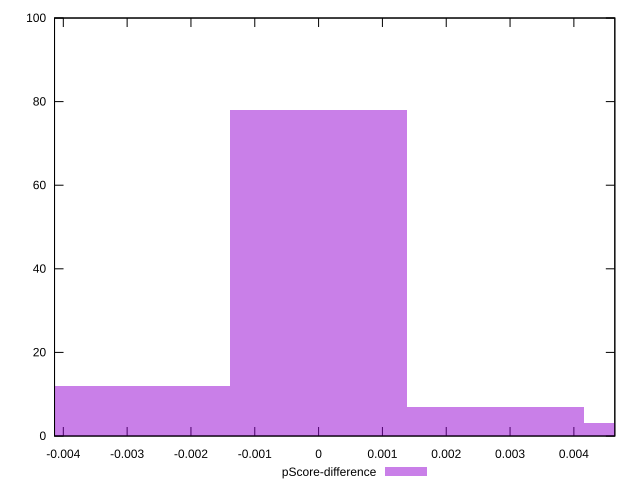

This figure's gnuplot source:
reset

$pScoreDifference <<EOF
0 78
-0.002767720132993769 12
0.002767720132993769 7
0.005535440265987538 3
EOF

set key outside below
set boxwidth 0.002767720132993769
set xrange [-0.004137500127156635:0.004641666412353529]
set yrange [0:100]
set trange [0:100]
set style fill transparent solid 0.5 noborder
set terminal svg size 640, 490 enhanced background rgb 'white'
set output "report_00018_2021-02-10T15-25-16.877Z/uses-rel-preconnect/samples/pages+cached+noadtech+nomedia/pScore-difference/histogram.svg"

plot $pScoreDifference title "pScore-difference" with boxes

reset
